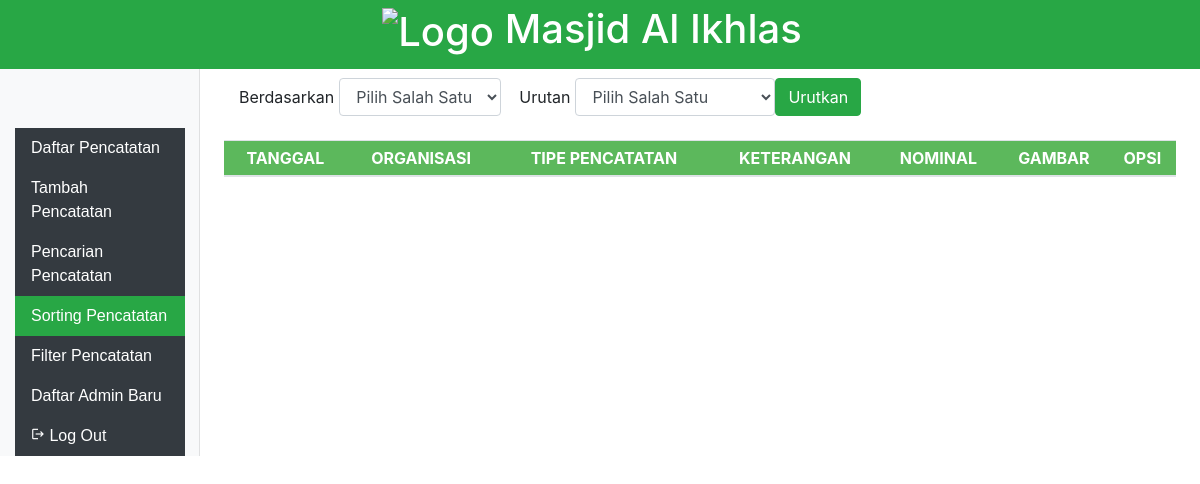
Before: /sorting.php (signed in) with the older database file.
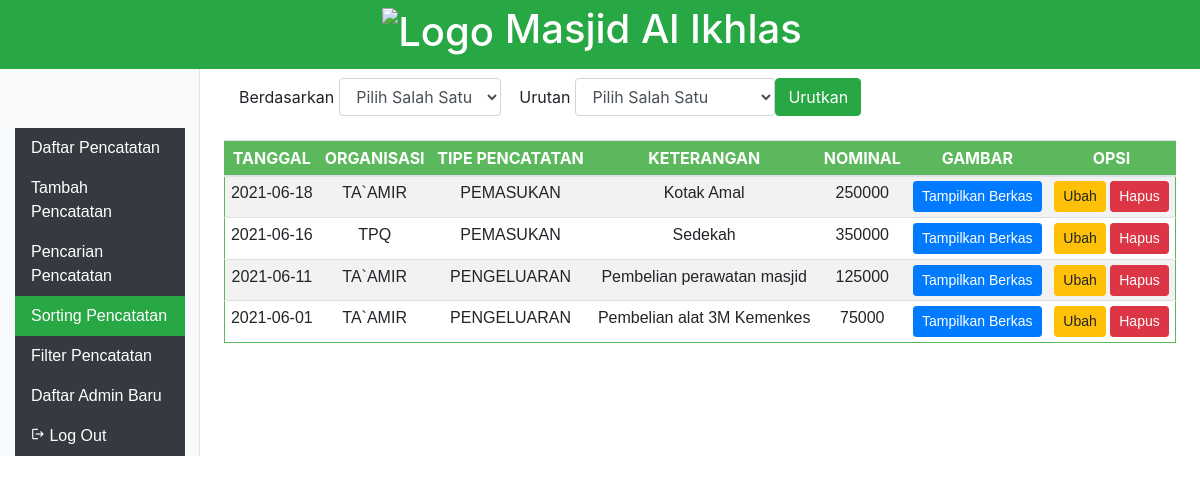
After: the same page with the newer database file.
### tables this page shows
CREATE TABLE `tbl_keuangan` (
  `id_keuangan` int(30) NOT NULL,
  `id_admin` int(30) NOT NULL,
  `tipe_organisasi` varchar(30) NOT NULL,
  `tipe_pencatatan` varchar(30) NOT NULL,
  `tanggal` date NOT NULL,
  `keterangan` varchar(255) NOT NULL,
  `nominal` int(30) NOT NULL,
  `berkas` varchar(255) NOT NULL
);

### sorting.php (the view, shortened to what the changed rows need)
<?php
    include ('koneksi.php');
?>
<!DOCTYPE HTML>
<html>
    <head>
        <link href="assets/css/style.css" rel="stylesheet">
        <link href="assets/css/bootstrap.min.css" rel="stylesheet">
    </head>
    <body>
    <nav class="navbar navbar-dark fixed-top bg-success justify-content-center p-0">
      <a class="navbar-brand" href="#">
        <h1><img src="assets/img/logoMasjid.png" alt="Logo" style="width:40px;">  Masjid Al Ikhlas</h1>
      </a>
    </nav>
    <div class="container-fluid">
      <div class="row">
    <main role="main" class="col-md-9 ml-sm-auto col-lg-10 px-4">
          <div class="table-responsive">
            <table class="table table-striped table-sm">
            <thead>
                <tr>
                    <th>TANGGAL</th>
                    <th>ORGANISASI</th>
                    <th>TIPE PENCATATAN</th>
                    <th>KETERANGAN</th>
                    <th>NOMINAL</th>
                    <th>GAMBAR</th>
                    <th>OPSI</th>
                </tr>
            </thead>
            <tbody>
            <?php
            if(isset($_GET['sorting_pencatatan'])){
                $pilihan = $_GET['pilihan_sort'];
                $urutan = $_GET['urutan_sort'];
                if($pilihan == "tanggal"){
                    if($urutan == "terbesar")
                    {
                        $query = "SELECT * FROM tbl_keuangan ORDER BY tanggal DESC";
                        $sort = mysqli_query($conn, $query);
                    }
                    else if($urutan == "terkecil")
                    {
                        $query = "SELECT * FROM tbl_keuangan ORDER BY tanggal ASC";
                        $sort = mysqli_query($conn, $query);
                    }
                }
                else if($pilihan == "organisasi")
                {
                    if($urutan == "terbesar")
                    {
                        $query = "SELECT * FROM tbl_keuangan ORDER BY tipe_organisasi DESC";
                        $sort = mysqli_query($conn, $query);
                    }
                    else if($urutan == "terkecil")
                    {
                        $query = "SELECT * FROM tbl_keuangan ORDER BY tipe_organisasi ASC";
                        $sort = mysqli_query($conn, $query);
                    }
                }
                else if($pilihan == "nominal")
                {
                    if($urutan == "terbesar")
                    {
                        $query = "SELECT * FROM tbl_keuangan ORDER BY nominal DESC";
                        $sort = mysqli_query($conn, $query);
                    }
                    else if($urutan == "terkecil")
                    {
                        $query = "SELECT * FROM tbl_keuangan ORDER BY nominal ASC";
                        $sort = mysqli_query($conn, $query);
                    }
                }
            }
            else
            {
                $sort = mysqli_query($conn,"SELECT * FROM tbl_keuangan");
            }
            while($row = mysqli_fetch_array($sort)){
            ?>
            <tr>
                <td><?php echo $row['tanggal'];  ?></td>
                <td><?php echo $row['tipe_organisasi'];  ?></td>
                <td><?php echo $row['tipe_pencatatan'];  ?></td>
                <td><?php echo $row['keterangan'];  ?></td>
                <td><?php echo $row['nominal'];  ?></td>
                <td class="hide-print">
                    <a href="berkas/<?php echo $row['berkas']; ?>" class="btn navbar-dark btn-primary btn-sm"> Tampilkan Berkas</a>
                </td>
                <td class="hide-print">
                    <a href="<?php echo "ubah-pencatatan.php?id_keuangan=".$row['id_keuangan']; ?>" class="btn navbar-dark btn-warning btn-sm"> Ubah</a>
                    <a href="<?php echo "hapus-pencatatan.php?id_keuangan=".$row['id_keuangan']; ?>" class="btn navbar-dark btn-danger btn-sm"> Hapus</a>
                </td>
            </tr>
            <?php } ?>
            <br>
            </tbody>
            </table>
          </div>
        </main>
      </div>
    </div>
    </body>
</html>

Changed rows visible on the page:
added tbl_keuangan: tanggal "2021-06-18", tipe_organisasi "TA`AMIR", tipe_pencatatan "PEMASUKAN", keterangan "Kotak Amal", nominal "250000"
added tbl_keuangan: tanggal "2021-06-16", tipe_organisasi "TPQ", tipe_pencatatan "PEMASUKAN", keterangan "Sedekah", nominal "350000"
added tbl_keuangan: tanggal "2021-06-11", tipe_organisasi "TA`AMIR", tipe_pencatatan "PENGELUARAN", keterangan "Pembelian perawatan masjid", nominal "125000"
added tbl_keuangan: tanggal "2021-06-01", tipe_organisasi "TA`AMIR", tipe_pencatatan "PENGELUARAN", keterangan "Pembelian alat 3M Kemenkes", nominal "75000"
